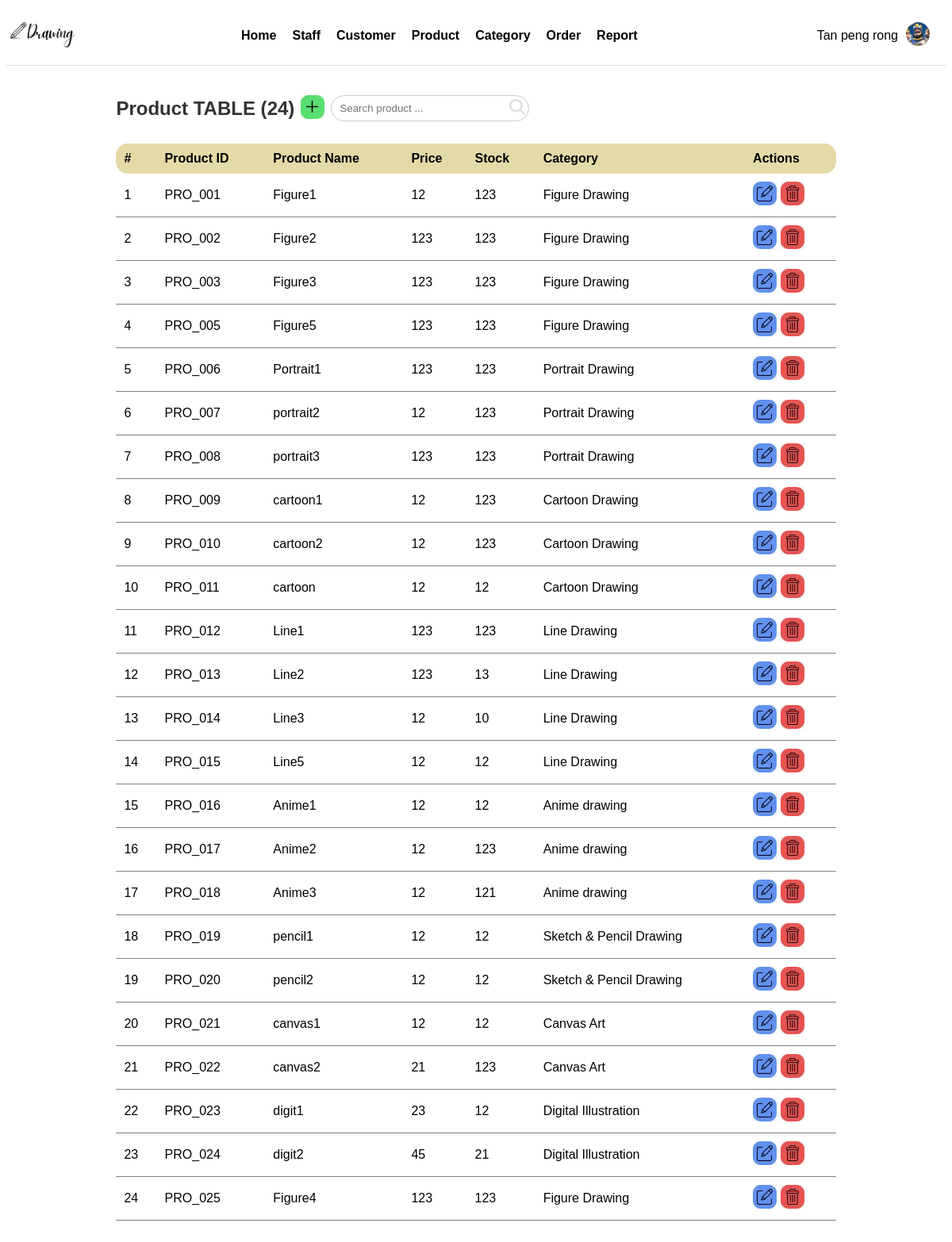
The app's page /admin_product.php (signed in) with its own data.
### tables this page shows
CREATE TABLE `users` (
  `userId` varchar(100) NOT NULL,
  `userName` varchar(100) DEFAULT NULL,
  `email` varchar(100) DEFAULT NULL,
  `password` varchar(100) DEFAULT NULL,
  `phone` varchar(100) DEFAULT NULL,
  `birthday` varchar(100) DEFAULT NULL,
  `gender` varchar(100) DEFAULT NULL,
  `profile_image` varchar(100) DEFAULT NULL,
  `role` enum('customer','staff','manager') DEFAULT NULL
);

CREATE TABLE `products` (
  `ProductID` varchar(255) NOT NULL,
  `ProductName` varchar(255) NOT NULL,
  `Description` text NOT NULL,
  `Price` int(255) NOT NULL,
  `Stock` int(255) NOT NULL,
  `CategoryID` varchar(255) NOT NULL,
  `Photo` varchar(255) NOT NULL,
  `created_at` timestamp(6) NOT NULL DEFAULT current_timestamp(6) ON UPDATE current_timestamp(6)
);

CREATE TABLE `categories` (
  `CategoryID` varchar(255) NOT NULL,
  `CategoryName` varchar(255) NOT NULL,
  `photo` varchar(255) NOT NULL
);

### base.php (called while the page is built, shortened)
<?php
$_db = new PDO('mysql:dbname=art_drawing', 'root', '', [
    PDO::ATTR_DEFAULT_FETCH_MODE => PDO::FETCH_OBJ,
]);
function getData($value = null, $table, $field = null)
{
    global $_db;
    if ($value != null && $field != null) {
        $stm = $_db->prepare("SELECT * FROM $table WHERE $field = ?");
        $stm->execute([$value]);
    } else {
        $stm = $_db->prepare("SELECT * FROM $table");
        $stm->execute();
    }
    return $stm->fetchAll(PDO::FETCH_ASSOC);
}

### admin_product.php (the view, shortened to what this page needs)
<!DOCTYPE html>
<html lang="en">
<head>
    <link rel="stylesheet" href="css/table.css">
</head>
<body>
    <?php include 'header_admin.php' ?>
    <?php
    $searchKeyword = isset($_GET['search_keyword']) ? trim($_GET['search_keyword']) : "";
    if (!empty($searchKeyword)) {
        $stm = $_db->prepare("
                SELECT p.*, c.CategoryName
                FROM products p
                LEFT JOIN categories c ON p.CategoryID = c.CategoryID
                WHERE p.ProductName LIKE ?
                OR c.CategoryName LIKE ?
                OR p.Price LIKE ?
                OR p.Stock LIKE ?
            ");
        $stm->execute(["%$searchKeyword%", "%$searchKeyword%", "%$searchKeyword%", "%$searchKeyword%"]);
    } else {
        $stm = $_db->prepare("
                SELECT p.*, c.CategoryName
                FROM products p
                LEFT JOIN categories c ON p.CategoryID = c.CategoryID
            ");
        $stm->execute();
    }
    $products = $stm->fetchAll(PDO::FETCH_ASSOC);
    $count = 1;
    ?>
    <div class="staff-container">
        <div class="header-container">
            <h2>Product TABLE (<?= count($products) ?>) </h2>
            <div>
                <a href="admin_add_product.php"><img src="image/add.png" alt="add" /></a>
            </div>
            <form method="GET" id="searchForm">
                <div class="search-box">
                    <input type="text" class="search_keyword" name="search_keyword" id="searchInput"
                        value="<?= htmlspecialchars($searchKeyword) ?>" placeholder="Search product ...">
                    <button type="submit" id="searchButton">
                        <img src="image/search.png" alt="search" />
                    </button>
                </div>
            </form>
        </div>
        <table>
            <thead>
                <tr>
                    <th>#</th>
                    <th>Product ID</th>
                    <th>Product Name</th>
                    <th>Price</th>
                    <th>Stock</th>
                    <th>Category</th>
                    <th>Actions</th>
                </tr>
            </thead>
            <tbody>
                <?php foreach ($products as $index => $product): ?>
                    <tr>
                        <td><?= $count++ ?></td>
                        <td><?= $product['ProductID'] ?></td>
                        <td><?= $product['ProductName'] ?></td>
                        <td><?= $product['Price'] ?></td>
                        <td><?= $product['Stock'] ?></td>
                        <td>
                            <?php
                            $categoryData = getData($product['CategoryID'], "categories", "CategoryID");
                            foreach ($categoryData as $category) {
                                $name = $category["CategoryName"];
                            }
                            echo htmlspecialchars($name);
                            ?>
                        </td>
                        <td>
                            <a href="admin_edit_product.php?productId=<?= $product['ProductID'] ?>"><img src="image/edit.png" alt="edit" /></a>
                            <a href="admin_delete_product.php?productId=<?= $product['ProductID'] ?>"
                                onclick="return confirm('Are you sure you want to delete this product?');">
                                <img src="image/delete.png" alt="delete" /></a>
                        </td>
                    </tr>
                <?php endforeach; ?>
            </tbody>
        </table>
    </div>
</body>
</html>

### header_admin.php (shortened to what this page needs)
<?php
require 'base.php';
$id = isset($_SESSION['ADMINID'] ) ?   $_SESSION['ADMINID']  : null;
$message =  isset($_SESSION['message']) ? $_SESSION['message'] : null;
$stm = $_db->prepare("SELECT * FROM users WHERE userId = ?");
$stm->execute([$id]);
$result = $stm->fetch(PDO::FETCH_ASSOC);
?>
<!DOCTYPE html>
<html lang="en">
<head>
    <link rel="stylesheet" href="css/header_admin.css">
</head>
<body>
    <header>
        <div class="logo_box">
            <img src="image/logo.png" alt="Logo" />
        </div>
        <nav class="nav-bar">
            <a href="admin_home.php">Home</a>
            <a href="admin_staff.php">Staff</a>
            <a href="admin_customer.php">Customer</a>
            <a href="admin_product.php">Product</a>
            <a href="admin_category.php">Category</a>
            <a href="admin_order.php">Order</a>
            <a href="report.php">Report</a>
        </nav>
        <?php if (!empty($id) || !empty($message)): ?>
            <div class="userinfo_box">
                <p><?= $result['userName']?? "" ?></p>
                <div class="dropdown">
                <img class="user_img" src="<?= $result['profile_image']?? ""?>" alt="user" />
                </div>
            </div>
        <?php else: ?>
           <?php redirect("admin_login.php")?>
        <?php endif; ?>
    </header>
</body>
</html>

### css/table.css (style rules this page uses)
.staff-container { width: 80%; margin: auto; padding: 20px; }
h2 { display: flex; align-items: center; color: #333; }
table { width: 100%; border-collapse: collapse; margin-top: 10px; }
thead { background: rgba(201, 182, 83, 0.5); padding: 10px; text-align: left; color: var(--grey); }
th, td { padding: 10px; text-align: left; }
thead>tr>th:first-child { border-radius: 15px 0 0 15px; }
thead>tr>th:last-child { border-radius: 0 15px 15px 0; }
td { border-bottom: 1px solid grey; padding: 10px; }
.header-container { display: flex; align-items: center; gap: 8px; }
.header-container button { border: none; }
.search-box { position: relative; display: flex; align-items: center; width: 250px; }
.search_keyword { width: 100%; padding: 8px 40px 8px 10px; border: 1px solid #ccc; border-radius: 20px; outline: none; }
#searchButton { position: absolute; right: 5px; border: none; background: none; cursor: pointer; }
#searchButton img { width: 20px; height: 20px; }

### css/header_admin.css (style rules this page uses)
* { padding: 0; box-sizing: border-box; font-family: Arial, sans-serif; }
header { display: flex; justify-content: space-between; align-items: center; background: white; padding: 10px 20px; border-bottom: 1px solid #ddd; }
.logo_box img { height: 50px; width: auto; transform: scale(2.0); }
.nav-bar { display: flex; gap: 20px; }
.nav-bar a { text-decoration: none; color: black; font-weight: bold; }
.userinfo_box { display: flex; align-items: center; gap: 10px; }
.user_img { border-radius: 50%; width: 30px; height: 30px; }

### records on screen
users: userName "Tan peng rong", profile_image (picture)
products: ProductID "PRO_001", ProductName "Figure1", Price "12", Stock "123", CategoryID.CategoryName "Figure Drawing"
products: ProductID "PRO_002", ProductName "Figure2", Price "123", Stock "123", CategoryID.CategoryName "Figure Drawing"
products: ProductID "PRO_003", ProductName "Figure3", Price "123", Stock "123", CategoryID.CategoryName "Figure Drawing"
products: ProductID "PRO_005", ProductName "Figure5", Price "123", Stock "123", CategoryID.CategoryName "Figure Drawing"
products: ProductID "PRO_006", ProductName "Portrait1", Price "123", Stock "123", CategoryID.CategoryName "Portrait Drawing"
products: ProductID "PRO_007", ProductName "portrait2", Price "12", Stock "123", CategoryID.CategoryName "Portrait Drawing"
products: ProductID "PRO_008", ProductName "portrait3", Price "123", Stock "123", CategoryID.CategoryName "Portrait Drawing"
products: ProductID "PRO_009", ProductName "cartoon1", Price "12", Stock "123", CategoryID.CategoryName "Cartoon Drawing"
products: ProductID "PRO_010", ProductName "cartoon2", Price "12", Stock "123", CategoryID.CategoryName "Cartoon Drawing"
products: ProductID "PRO_011", ProductName "cartoon", Price "12", Stock "12", CategoryID.CategoryName "Cartoon Drawing"
products: ProductID "PRO_012", ProductName "Line1", Price "123", Stock "123", CategoryID.CategoryName "Line Drawing"
products: ProductID "PRO_013", ProductName "Line2", Price "123", Stock "13", CategoryID.CategoryName "Line Drawing"
products: ProductID "PRO_014", ProductName "Line3", Price "12", Stock "10", CategoryID.CategoryName "Line Drawing"
products: ProductID "PRO_015", ProductName "Line5", Price "12", Stock "12", CategoryID.CategoryName "Line Drawing"
products: ProductID "PRO_016", ProductName "Anime1", Price "12", Stock "12", CategoryID.CategoryName "Anime drawing"
products: ProductID "PRO_017", ProductName "Anime2", Price "12", Stock "123", CategoryID.CategoryName "Anime drawing"
products: ProductID "PRO_018", ProductName "Anime3", Price "12", Stock "121", CategoryID.CategoryName "Anime drawing"
products: ProductID "PRO_019", ProductName "pencil1", Price "12", Stock "12", CategoryID.CategoryName "Sketch & Pencil Drawing"
products: ProductID "PRO_020", ProductName "pencil2", Price "12", Stock "12", CategoryID.CategoryName "Sketch & Pencil Drawing"
products: ProductID "PRO_021", ProductName "canvas1", Price "12", Stock "12", CategoryID.CategoryName "Canvas Art"
products: ProductID "PRO_022", ProductName "canvas2", Price "21", Stock "123", CategoryID.CategoryName "Canvas Art"
products: ProductID "PRO_023", ProductName "digit1", Price "23", Stock "12", CategoryID.CategoryName "Digital Illustration"
products: ProductID "PRO_024", ProductName "digit2", Price "45", Stock "21", CategoryID.CategoryName "Digital Illustration"
products: ProductID "PRO_025", ProductName "Figure4", Price "123", Stock "123", CategoryID.CategoryName "Figure Drawing"

### other values on screen
count($products) "24"
